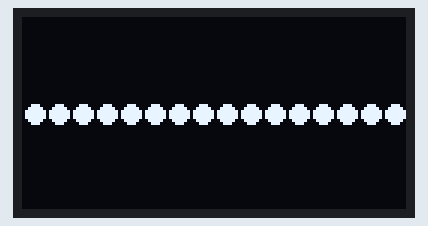
Simulated run of this sketch. Board: Arduino Uno, built with avr-gcc and run on an emulated ATmega328P. On the bench: 128×64 one-colour display. What the sketch prints to the serial monitor is not drawn.

Above: at 0.21 s.
At 5.08 s:
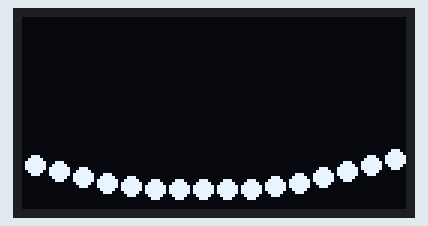
At 9.94 s:
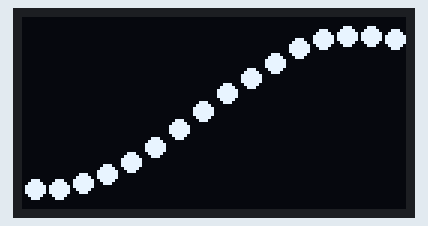
At 19.96 s:
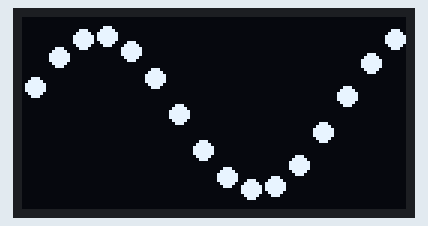
At 29.68 s:
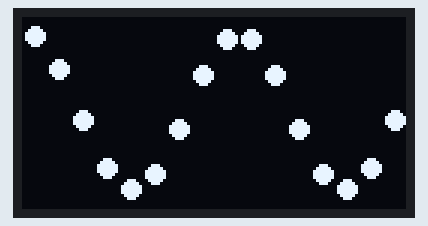
At 39.7 s:
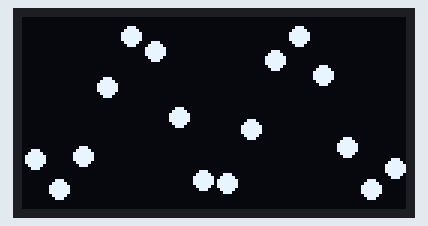

The sketch:

pendulum_wave.ino
```cpp
#include <SPI.h>
#include <Wire.h>
#include <Adafruit_GFX.h>
#include <Adafruit_SSD1306.h>

#define SCREEN_WIDTH 128 // OLED display width, in pixels
#define SCREEN_HEIGHT 64 // OLED display height, in pixels


// Declaration for an SSD1306 display connected to I2C (SDA, SCL pins)
// The pins for I2C are defined by the Wire-library.

// On an ESP8266 NodeMCU :  D2(SDA), D1(SCK)

#define OLED_RESET     -1 // Reset pin # (or -1 if sharing Arduino reset pin, or using nodeMCU)
#define SCREEN_ADDRESS 0x3C ///< See datasheet for Address; 0x3D for 128x64, 0x3C for 128x32
Adafruit_SSD1306 display(SCREEN_WIDTH, SCREEN_HEIGHT, &Wire, OLED_RESET);

void setup() {
  Serial.begin(115200);

  // SSD1306_SWITCHCAPVCC = generate display voltage from 3.3V internally
  if (!display.begin(SSD1306_SWITCHCAPVCC, SCREEN_ADDRESS)) {
    Serial.println(F("SSD1306 allocation failed"));
    for (;;); // Don't proceed, loop forever
  }

  drawPendulums();
}
void loop() {

}

void drawPendulums() {
  float x = 0;
  const int numCircles = 16;
  const int circleSize = 6;
  const int gap = 2;
  const int dist = circleSize + gap;
  const int A = display.height() / 2 - circleSize;


  for (;;) { // Loop forever...
    display.clearDisplay(); // Clear the display buffer

    // Draw each pendulum:
    for (int i = 0 ; i < numCircles; i++) {
      float f = (60 + i) / 60.0;
      display.fillCircle(
        dist / 2 + dist * i,
        A * sin(2.0 * PI * f * x) + display.height() / 2,
        circleSize / 2,
        SSD1306_WHITE);
    }
    display.display();
    x += 0.01;
    Serial.println(x);
    delay(10);

  }
}
```
